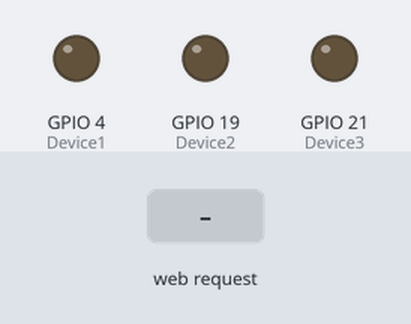
Bench run of a sketch on a simulated ESP32. Shown: output pins drawn as LEDs (lit = HIGH). Inputs (shaded band) come from the test bench. WiFi joins after 1.5 s; servers stay silent unless stated; what the sketch prints to the serial monitor is not drawn.

Above: at 2.7 s.
2.8 s: HTTP request GET /1/off received
At 3.2 s:
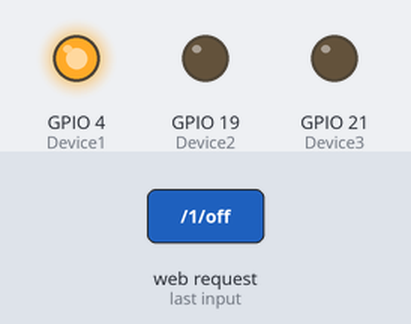
4.3 s: HTTP request GET /2/off received
At 5.5 s:
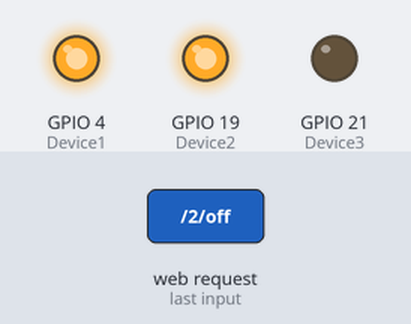
5.8 s: HTTP request GET /1/on received
At 6.6 s:
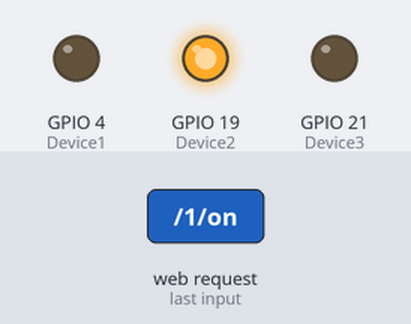
7.3 s: HTTP request GET /3/off received
At 7.8 s:
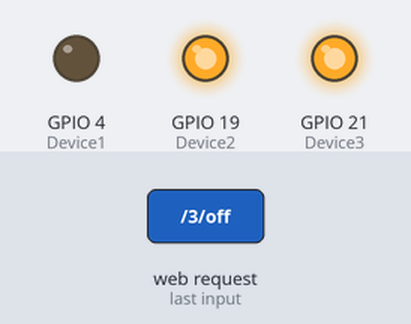
8.8 s: HTTP request GET /2/on received
At 10.0 s:
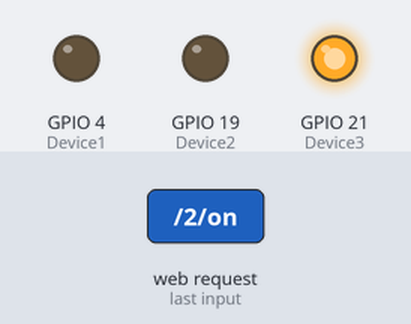
10.3 s: HTTP request GET /3/on received
At 11.2 s:
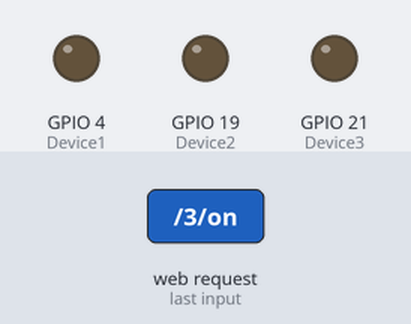
Timing chart, 0 to 12.8 s (numbered marks = the images above; inputs shaded):
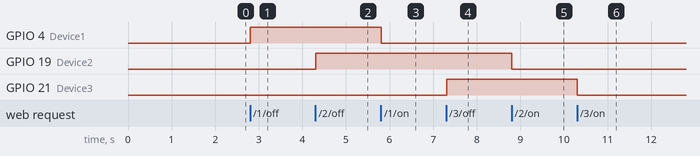

The sketch:

homeautomation.ino
```cpp
#include <WiFi.h>


const char* ssid    = "Redmi Note 9 Pro";
const char* password = "9e65a49241be";


WiFiServer server(80);


String header;
String Device1State = "off";
 String Device2State = "off";
 String Device3State = "off";

const int Device1 = 4;
 const int Device2 = 19;
 const int Device3 = 21;

unsigned long currentTime = millis();
unsigned long previousTime = 0;
const long timeoutTime = 2000;

void setup() {
  Serial.begin(9600);

  pinMode(Device1, OUTPUT);
pinMode(Device2, OUTPUT);
 pinMode(Device3, OUTPUT);

 digitalWrite(Device1, LOW);
   digitalWrite(Device2, LOW);
   digitalWrite(Device3, LOW);

  Serial.print("Connecting to ");
  Serial.println(ssid);
  WiFi.begin(ssid, password);
  while (WiFi.status() != WL_CONNECTED) {
    delay(500);
    Serial.print(".");
  }
  Serial.println("");
  Serial.println("WiFi connected.");
  Serial.println("IP address: ");
  Serial.println(WiFi.localIP());
  server.begin();
}

void loop(){
  WiFiClient client = server.available();

  if (client) {
    Serial.println("New Client.");
    String currentLine = "";
    currentTime = millis();
    previousTime = currentTime;
    while (client.connected() && currentTime - previousTime <= timeoutTime) {
      currentTime = millis();
      if (client.available()) {
        char c = client.read();
        Serial.write(c);
        header += c;
        if (c == '\n') {

          if (currentLine.length() == 0) {

            client.println("HTTP/1.1 200 OK");
            client.println("Content-type:text/html");
            client.println("Connection: close");
            client.println();


            if (header.indexOf("GET /1/on") >= 0) {
              Serial.println("Device 1 on");
              Device1State = "on";
              digitalWrite(Device1, LOW);
            }
            else if (header.indexOf("GET /1/off") >= 0) {
              Serial.println("Device 1 off");
              Device1State = "off";
              digitalWrite(Device1, HIGH);
            }

              else if (header.indexOf("GET /2/on") >= 0) {
               Serial.println("Device 2 on");
                Device2State = "on";
               digitalWrite(Device2, LOW);
             } else if (header.indexOf("GET /2/off") >= 0) {
               Serial.println("Device 2 off");
               Device2State = "off";
               digitalWrite(Device2, HIGH);
             }
             else if (header.indexOf("GET /3/on") >= 0) {
               Serial.println("Device 3 on");
               Device3State = "on";
               digitalWrite(Device3, LOW);
             }
             else if (header.indexOf("GET /3/off") >= 0) {
               Serial.println("Device 3 off");
               Device3State = "off";
              digitalWrite(Device3, HIGH);
             }

            //the HTML web page
            client.println("<!DOCTYPE html>");
            client.println("<html lang=\"en-US\">");
            client.println("<head><meta name=\"viewport\" content=\"width=device-width, initial-scale=1\">");
                client.println("<link rel=\"stylesheet\"href=\"https://fonts.googleapis.com/css2?family=Tilt Prism\">");
                 client.println("<link rel=\"stylesheet\" href=\"https://fonts.googleapis.com/css?family=Sofia\">");
                  client.println("<link rel=\"stylesheet\"href=\"https://fonts.googleapis.com/css2?family=Moirai One\">");
     client.println("<link rel=\"stylesheet\"href=\"https://fonts.googleapis.com/css2?family=Special Elite\">");
    client.println("<link rel=\"stylesheet\" href=\"https://fonts.googleapis.com/css2?family=Foldit\">");
    client.println("<link rel=\"stylesheet\" href=\"https://fonts.googleapis.com/css2?family=Monoton\">");
    client.println("<link rel=\"stylesheet\" href=\"https://fonts.googleapis.com/css2?family=Rock 3D\">");
    client.println("<link rel=\"stylesheet\" href=\"https://fonts.googleapis.com/css2?family=Cabin Sketch\">");
    client.println("<link rel=\"stylesheet\" href=\"https://fonts.googleapis.com/css2?family=Cinzel Decorative\">");
    client.println("<link rel=\"stylesheet\" href=\"https://fonts.googleapis.com/css2?family=Fredericka the Great\">");
    client.println("<link rel=\"stylesheet\" href=\"https://fonts.googleapis.com/css2?family=Pacifico\">");
    client.println("<link rel=\"stylesheet\" href=\"https://fonts.googleapis.com/css2?family=Lobster\">");


            client.println("<style>html { font-family: Helvetica; display: inline-block; margin: 0px auto; text-align: center;}");
            client.println("Body { background-color:#fefae0;}");
            client.println("header { text-align:center; color:#219ebc; font-family:Special Elite; margin:auto;border-bottom:2px solid #168aad; line-height:2.2em;}");
            client.println(".button { background-color: #ef233c; border: 2px solid wheat; color: white; padding: 16px 40px; font-family:Cabin Sketch;");
            client.println("text-decoration: none; font-size: 30px; margin: 2px; cursor: pointer;}");
             client.println(".button2 {background-color: #8ecae6; color:#d90429}");
client.println(".main {font-family: Monoton; background: linear-gradient(to right, #007bff, #118ab2, #adc178, #03c0ff);-webkit-text-fill-color: transparent;-webkit-background-clip: text;}");
             client.println(".one,.two,.three {display:flex; flex-direction:column;justify-content:center;align-items:center;}");
             client.println("p {font-size:2em; font-family:Cabin Sketch;}");
             client.println(".devices {display:flex; align-items:center; justify-content:space-around;}");
             client.println("@media(max-width:600px){.devices{display:flex;flex-direction:column;align-items:center; justify-content:center;}}</style></head>");


            client.println("<body><header><h1><span class=\"main\">Home Automation Project</span><br>Prakhar Tripathi</h1></header>");


            client.println("<div class=\"devices\"><div class=\"one\"><p>Room 1 Light is " + Device1State + "</p>");

            if (Device1State=="off") {
              client.println("<p><a href=\"/1/on\"><button class=\"button\">ON</button></a></p></div>");
            } else {
              client.println("<p><a href=\"/1/off\"><button class=\"button button2\">OFF</button></a></p></div>");
            }

            client.println("<div class=\"two\"><p>Room 2 Light is " + Device2State + "</p>");

             if (Device2State=="off") {
               client.println("<p><a href=\"/2/on\"><button class=\"button\">ON</button></a></p></div>");
             } else {
               client.println("<p><a href=\"/2/off\"><button class=\"button button2\">OFF</button></a></p></div>");
             }


             client.println("<div class=\"three\"><p>Room 3 Fan is " + Device3State + "</p>");

             if (Device3State=="off") {
               client.println("<p><a href=\"/3/on\"><button class=\"button\">ON</button></a></p></div>");
             } else {
               client.println("<p><a href=\"/3/off\"><button class=\"button button2\">OFF</button></a></p></div>");
             }


            client.println("</div></body></html>");


            client.println();

            break;
          } else {
            currentLine = "";
          }
        } else if (c != '\r') {
          currentLine += c;
        }
      }
    }
    header = "";

    client.stop();
    Serial.println("Client disconnected.");
    Serial.println("");
  }
}
```

Measured:
- after the input at 2.8 s, GPIO 4 (Device1): LOW → HIGH at once
- after the input at 4.3 s, GPIO 19 (Device2): LOW → HIGH at once
- after the input at 5.8 s, GPIO 4 (Device1): HIGH → LOW at once
- after the input at 7.3 s, GPIO 21 (Device3): LOW → HIGH at once
- after the input at 8.8 s, GPIO 19 (Device2): HIGH → LOW at once
- after the input at 10.3 s, GPIO 21 (Device3): HIGH → LOW at once
